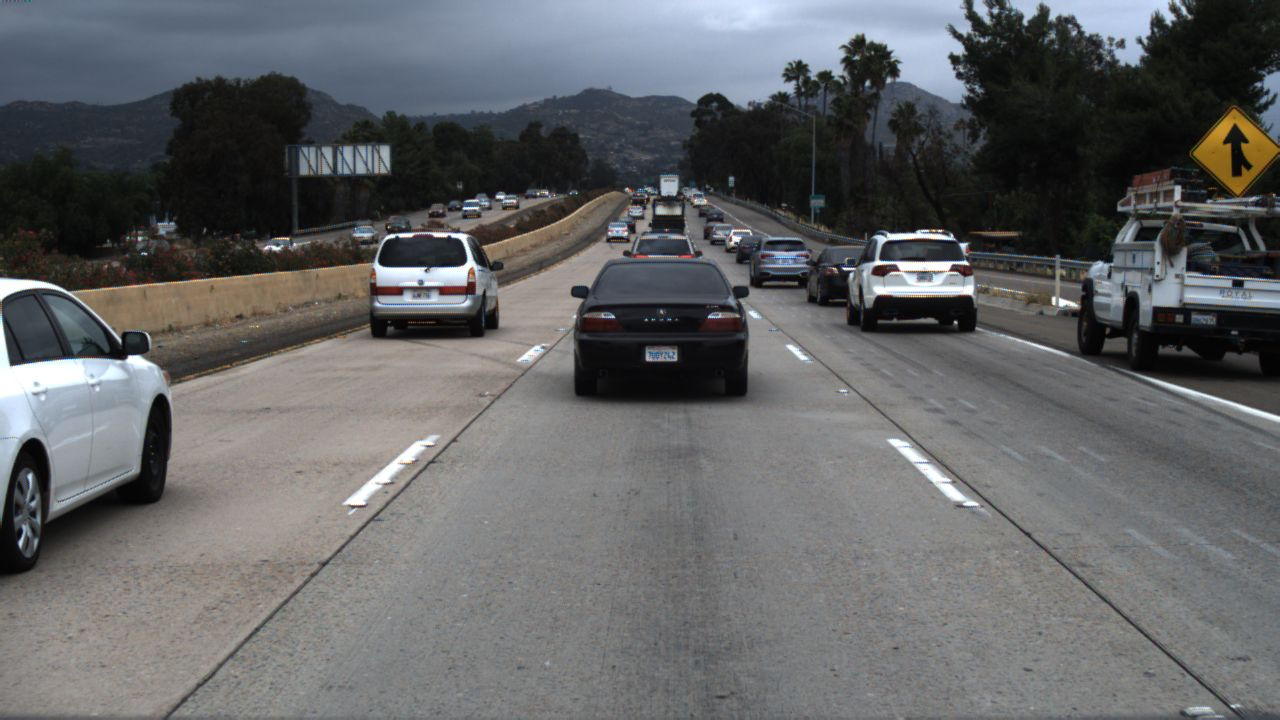
//> input picture LaneNetwithTF2/image/trainData/0002.png, 1280 x 720 px, given in place of input.mp4, which was not available
$ ./main   (built with g++ and OpenCV 4)
//> lines starting //> are read from the running program, lines starting //| are printed output that depends on the picture; after the words box and inside, x2 and y2 are one past the last pixel; in counts of white or black regions, pixels touching at a corner belong together; pictures that were not available may be replaced by others from this repository, and a replacement may not be noted
//
// Created by zhouwy on 2022/3/31.
//
#include <iostream>
#include  <numeric>
#include <opencv2/opencv.hpp>

cv::Mat doCanny(const cv::Mat &image);

cv::Mat doSegment(const cv::Mat &image);

cv::Mat polyfit(std::vector<cv::Point> &in_point, int n);

cv::Mat visualize_lines(const cv::Mat &frame, std::vector<double> coordinates);

std::vector<double> calculateLines(const cv::Mat &image, std::vector<cv::Vec4i> lines);

std::vector<double> calculate_coordinates(cv::Mat image, double SlopeAvg, double YInterceptAvg);

cv::Mat doCanny(const cv::Mat &image) {
    /* @function: 对输入图片做边缘检测，得到目标图片中突出的边缘线
     * @param: image -> 输入图片
     * @return： canny -> canny 边缘检测后的二值图
     * */
    cv::Mat gray, gauss, canny;
    cv::cvtColor(image, gray, cv::COLOR_RGB2GRAY);
    cv::GaussianBlur(gray, gauss, cv::Size(5, 5), 0);
    cv::Canny(gauss, canny, 50, 150);
    return canny;
}

cv::Mat doSegment(const cv::Mat &image) {
    /* @function: 分割出车道线的区域
     * @param: image -> 输入二值图
     * @return： 按points(3)中三点分割出三角形区域
     * */
    int height = image.rows;
    cv::Mat segment;
    std::vector<cv::Point> points(3);
    points[0] = cv::Point(0, height);
    points[1] = cv::Point(800, height);
    points[2] = cv::Point(380, 290);
    cv::Mat mask = cv::Mat::zeros(image.rows, image.cols, CV_8UC1);
    cv::fillPoly(mask, points, 255);
    cv::bitwise_and(image, mask, segment);
    return segment;
}

cv::Mat polyfit(std::vector<cv::Point> &in_point, int n) {
    int size = in_point.size();
    //所求未知数个数
    int x_num = n + 1;
    //构造矩阵U和Y
    cv::Mat mat_u(size, x_num, CV_64F);
    cv::Mat mat_y(size, 1, CV_64F);

    for (int i = 0; i < mat_u.rows; ++i)
        for (int j = 0; j < mat_u.cols; ++j) {
            mat_u.at<double>(i, j) = pow(in_point[i].x, j);
        }

    for (int i = 0; i < mat_y.rows; ++i) {
        mat_y.at<double>(i, 0) = in_point[i].y;
    }
    //矩阵运算，获得系数矩阵K
    cv::Mat mat_k(x_num, 1, CV_64F);
    mat_k = (mat_u.t() * mat_u).inv() * mat_u.t() * mat_y;
    //std::cout << "参数：" << mat_k << std::endl;
    return mat_k;
}

std::vector<double> calculateLines(const cv::Mat &image, std::vector<cv::Vec4i> lines) {
    /* @function: 将霍夫直线检测后得到的坐标进行处理，先做多项式拟合得到斜率和截距，再求斜率和截距平均值。
     * @param: image -> 输入图片
     * @param: lines -> 霍夫直线检测后得到的坐标
     * @return: 拟合后的左右两边的起始和终点坐标。
     *           std::vector<double> result = [x_left_start, y_left_start, x_left_end, y_left_end,x_right_start, y_right_start, x_right_end, y_right_end]
     * */
    std::vector<double> leftSlope, rightSlope, leftYIntercept, rightYIntercept;
    for (std::vector<cv::Vec4i>::iterator it = lines.begin(); it < lines.end(); it++) {
        cv::Point2i startXY((*it)[0], (*it)[1]);
        cv::Point2i endXY((*it)[2], (*it)[3]);
        cv::Point in[2] = {startXY, endXY};
        std::vector<cv::Point> in_point(std::begin(in), std::end(in));
        cv::Mat parameters = polyfit(in_point, 1);
        double y_intercept = parameters.at<double>(0);
        double slope = parameters.at<double>(1);
        if (slope < 0) {
            leftSlope.emplace(leftSlope.end(), slope);
            leftYIntercept.emplace(leftYIntercept.end(), y_intercept);
        } else {
            rightSlope.emplace(rightSlope.end(), slope);
            rightYIntercept.emplace(rightYIntercept.end(), y_intercept);
        }
    }

    double leftSlopeAvg =
            std::accumulate(std::begin(leftSlope), std::end(leftSlope), double(0.0)) / double(leftSlope.size());
    double rightSlopeAvg =
            std::accumulate(std::begin(rightSlope), std::end(rightSlope), double(0.0)) / double(rightSlope.size());
    double leftYInterceptAvg =
            std::accumulate(std::begin(leftYIntercept), std::end(leftYIntercept), double(0.0)) /
            double(leftYIntercept.size());
    double rightYInterceptAvg =
            std::accumulate(std::begin(rightYIntercept), std::end(rightYIntercept), double(0.0)) /
            double(rightYIntercept.size());

    std::vector<double> left_line = calculate_coordinates(image, leftSlopeAvg, leftYInterceptAvg);
    std::vector<double> right_line = calculate_coordinates(image, rightSlopeAvg, rightYInterceptAvg);
    std::vector<double> result;
    result.resize(left_line.size() + right_line.size());
    std::merge(left_line.begin(), left_line.end(), right_line.begin(), right_line.end(), result.begin());
    std::cout << "calculateLines: ";
    for (std::vector<double>::iterator it = result.begin(); it < result.end(); ++it) {
        std::cout << *it << " ";
    }
    std::cout << std::endl;
    return result;
}

std::vector<double> calculate_coordinates(cv::Mat image, double SlopeAvg, double YInterceptAvg) {
    std::vector<double> result;
    int y1 = image.rows;
    int y2 = int(y1 - 150);
    //Sets initial x-coordinate as (y1 - b) / m since y1 = mx1 + b
    int x1 = int((y1 - YInterceptAvg) / SlopeAvg);
    //Sets final x-coordinate as (y2 - b) / m since y2 = mx2 + b
    int x2 = int((y2 - YInterceptAvg) / SlopeAvg);
    result.emplace(std::end(result), x1);
    result.emplace(std::end(result), y1);
    result.emplace(std::end(result), x2);
    result.emplace(std::end(result), y2);
    return result;
}

cv::Mat visualize_lines(const cv::Mat &frame, std::vector<double> coordinates) {
    /* @function: 将直线画在与frame大小相同的mask上
     * @param: frame -> 输入图片
     * @param: coordinates -> 坐标：
     *                std::vector<double> coordinates = [x_left_start, y_left_start, x_left_end, y_left_end,x_right_start, y_right_start, x_right_end, y_right_end]
     * @return: 画上直线的掩码mask
     * */
    cv::Mat mask = cv::Mat::zeros(frame.rows, frame.cols, CV_8UC3);
    for (unsigned long i = 0; i < coordinates.size(); i += 4) {
        if (i < 4)
            cv::line(mask, cv::Point2d(coordinates[i], coordinates[i + 1]),
                     cv::Point2d(coordinates[i + 2], coordinates[i + 3]), cv::Scalar(0, 255, 0), 3);
        else
            cv::line(mask, cv::Point2d(coordinates[i], coordinates[i + 1]),
                     cv::Point2d(coordinates[i + 2], coordinates[i + 3]), cv::Scalar(255, 0, 0), 3);
    }
    return mask;
}


int main(int argc, char *argv[]) {
    cv::Mat image, canny, segment, visualize, output;
    std::vector<cv::Vec4i> lines;
    std::vector<double> coordinates;
    std::cout << "OpenCV Version:" << CV_VERSION << std::endl;
    cv::VideoCapture cap("../input.mp4");

    if (!cap.isOpened()) {
        std::cout << "Error opening video stream or file" << std::endl;
        return -1;
    } else {
        std::cout << "success" << std::endl;
    }
    cv::namedWindow("input");
    cv::namedWindow("canny");
    cv::namedWindow("Segment");
    //cv::namedWindow("Hough");
    cv::namedWindow("output");


    while (true) {
        if (!cap.read(image)) {
            std::cout << "No frame" << std::endl;
            cv::waitKey();
        }
//> image is the input picture: 720 rows x 1280 cols, CV_8UC3; mean B, G, R 101.5, 100.1, 98.9
        //边缘检测
        canny = doCanny(image);
//> in doCanny, `cv::Canny(gauss, canny, 50, 150);`:
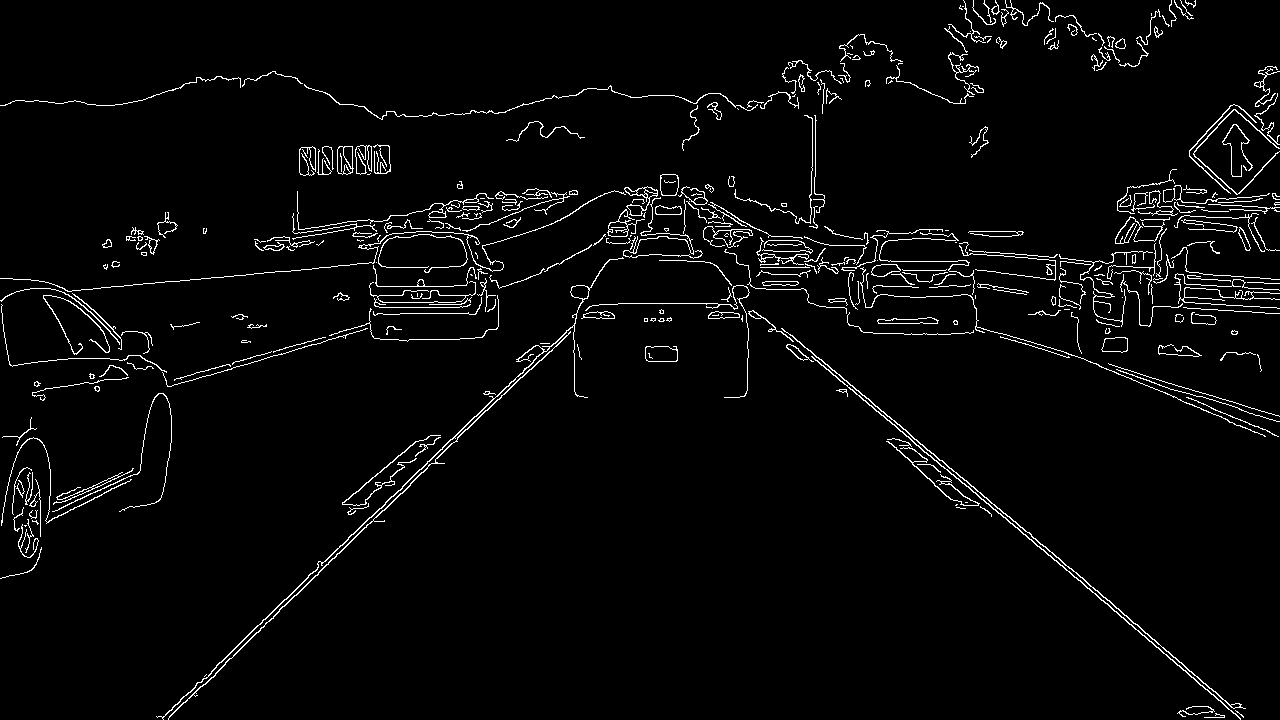
//> canny: 720 rows x 1280 cols, CV_8UC1; 3.1% white in thin lines or dots
        //分割
        segment = doSegment((canny));
//> in doSegment, `cv::fillPoly(mask, points, 255);`:
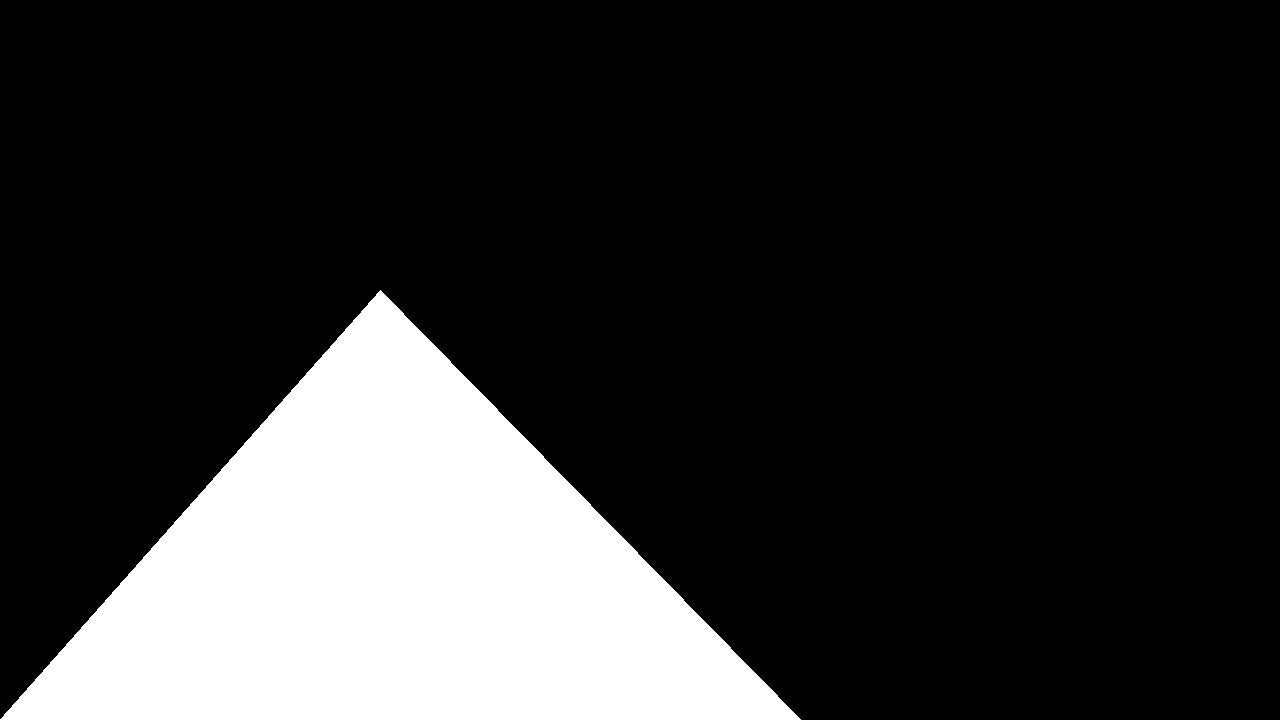
//> mask: 720 rows x 1280 cols, CV_8UC1; 18.7% white; 1 white region, box (x1, y1, x2, y2) and area: (0, 290, 801, 720) 172430
//> in doSegment, `cv::bitwise_and(image, mask, segment);`:
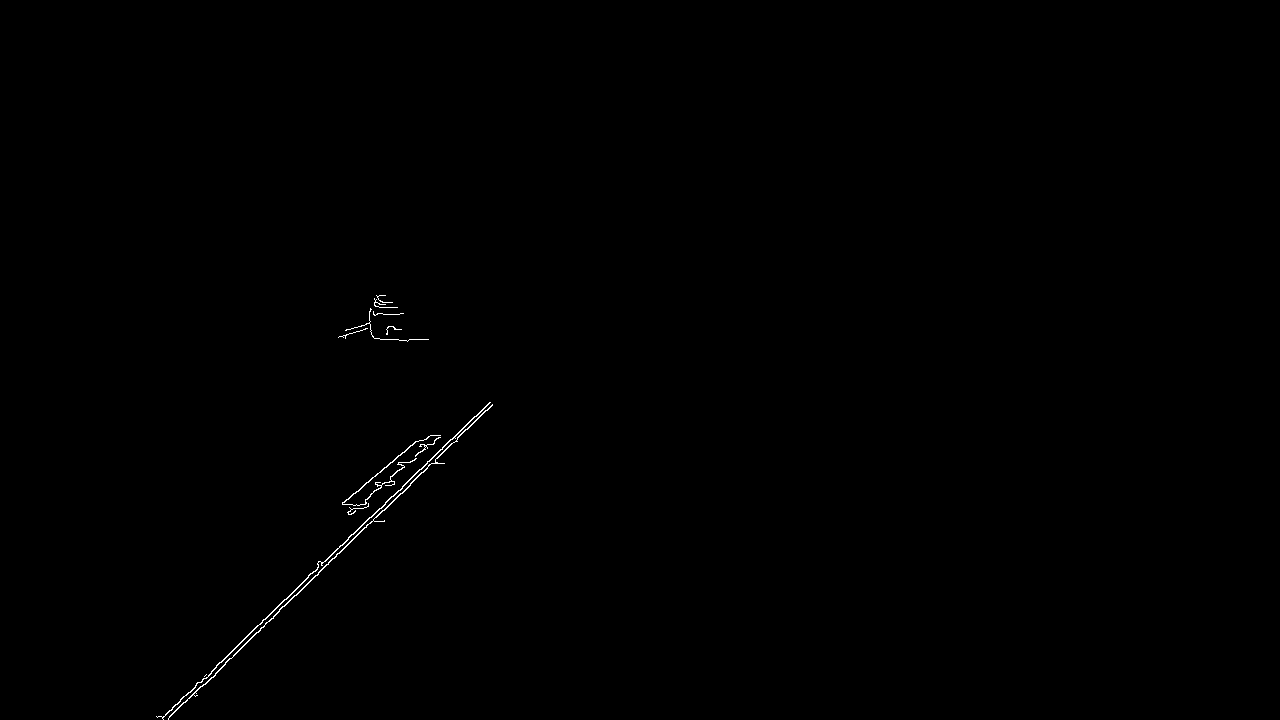
//> segment: 720 rows x 1280 cols, CV_8UC1; 0.22% white in thin lines or dots, all inside (x1, y1, x2, y2) = (156, 295, 493, 720)
        //霍夫直线检测
        cv::HoughLinesP(segment, lines, 2, CV_PI / 180, 100, 100, 50);
//> lines = 4 lines (x1, y1, x2, y2): [169, 716, 492, 404], [162, 718, 489, 402], [168, 718, 492, 405], [171, 710, 490, 402]
        //cv::line(image, cv::Point2d(lines[0][0], lines[0][1]), cv::Point2d(lines[0][2], lines[0][3]),
        //         cv::Scalar(0, 255, 0), 2);
        //cv::imshow("Hough", image);
        //计算坐标
        coordinates = calculateLines(image, lines);
//> the loop in calculateLines, `for (std::vector<cv::Vec4i>::iterator it = lines.begin(); it < lines.e..` made 4 passes
//> (in_point, parameters, y_intercept) on passes 1 to 4: (2 Points (x, y): [169, 716], [492, 404], [879.2, -0.966], 879.2), (2 Points (x, y): [162, 718], [489, 402], [874.6, -0.966], 874.6), (2 Points (x, y): [168, 718], [492, 405], [880.3, -0.966], 880.3), (2 Points (x, y): [171, 710], [490, 402], [875.1, -0.966], 875.1)
//> in calculateLines, `double leftSlopeAvg = std::accumulate(std::begin(leftSlope), std::end(..`: leftSlopeAvg = -0.966
//> in calculateLines, `double rightSlopeAvg = std::accumulate(std::begin(rightSlope), std::en..`: rightSlopeAvg = nan
//> in calculateLines, `double leftYInterceptAvg = std::accumulate(std::begin(leftYIntercept),..`: leftYInterceptAvg = 877.3
//> in calculateLines, `double rightYInterceptAvg = std::accumulate(std::begin(rightYIntercept..`: rightYInterceptAvg = nan
//> in calculate_coordinates, `int x1 = int((y1 - YInterceptAvg) / SlopeAvg);`: x1 = 162
//> in calculate_coordinates, `int x2 = int((y2 - YInterceptAvg) / SlopeAvg);`: x2 = 318
//> in calculate_coordinates, `result.emplace(std::end(result), x1);`: result = [162]
//> in calculate_coordinates, `result.emplace(std::end(result), y1);`: result = [162, 720]
//> in calculate_coordinates, `result.emplace(std::end(result), x2);`: result = [162, 720, 318]
//> in calculate_coordinates, `result.emplace(std::end(result), y2);`: result = [162, 720, 318, 570]
//> in calculateLines, `std::vector<double> right_line = calculate_coordinates(image, rightSlo..`: right_line = [-2.15e+09, 720, -2.15e+09, 570]
//> in calculateLines, `result.resize(left_line.size() + right_line.size());`: result = [0, 0, 0, 0, 0, 0, 0, 0]
//> in calculateLines, `std::merge(left_line.begin(), left_line.end(), right_line.begin(), rig..`: result = [-2.15e+09, 162, 720, 318, 570, 720, -2.15e+09, 570]
//> the loop in calculateLines, `for (std::vector<double>::iterator it = result.begin(); it < result.en..` made 8 passes
//| -2.14748e+09 162 720 318 570
//> (output is shown up to pass 5 of 8)
//> coordinates has the same summary as result in calculateLines
        visualize = visualize_lines(image, coordinates);
//> the loop in visualize_lines, `for (unsigned long i = 0; i < coordinates.size(); i += 4)` made 2 passes
        cv::addWeighted(image, 0.9, visualize, 1, 1, output);
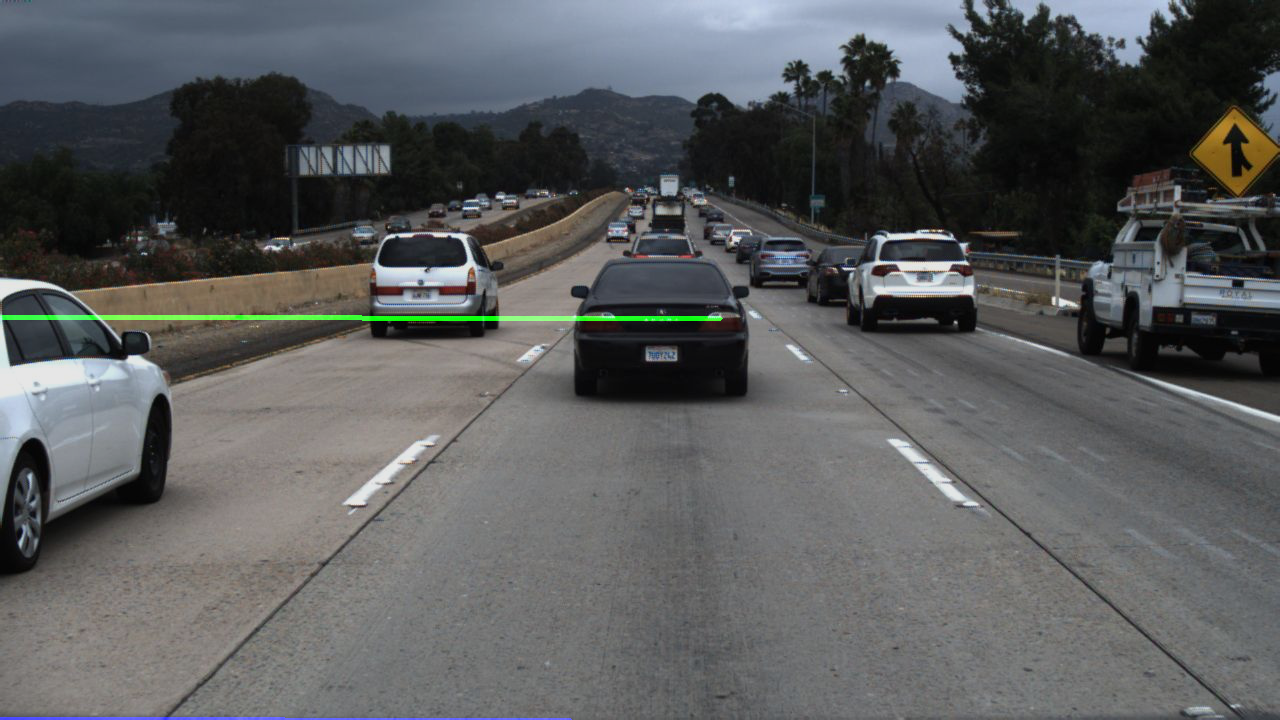
//> output: 720 rows x 1280 cols, CV_8UC3; mean B, G, R 92.6, 91.8, 90


        cv::imshow("input", image);
        cv::imshow("canny", canny);
        cv::imshow("Segment", segment);
        cv::imshow("output", output);


        if (cv::waitKey(1) >= 0) break;
//> the Esc key is pressed
    }
//> after the loop, lines = 4 items: [169, 716, 492, 404], [162, 718, 489, 402], [168, 718, 492, 405], [171, 710, 490, 402]
}
